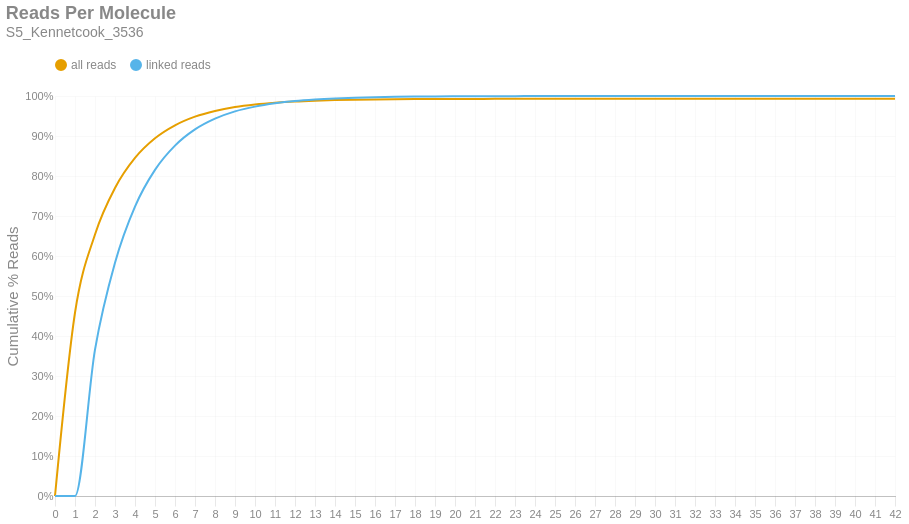

Source (notebook cell):
### Markdown cell above
### Reads per Molecule
This chart shows the cumulative distribution of the number of reads per linked molecule. That is, how many alignments are associated with a unique molecule. This excludes the number of reads associated with invalid or absent linked-read barcodes. The `linked` histogram is the percentages recalculated when disregarding singletons.

### Code cell
if SKIPLR:
    print_html(f"Skipped")
else:
    counts = np.bincount(valids['reads'].cast(pl.Int64).to_numpy())
    weighted = counts * np.arange(len(counts))
    all_perc = weighted / n_reads
    linked_perc = weighted / n_linked_reads
    linked_perc[1] = 0
    binned_df = pl.DataFrame({
        'readsper': list(range(len(counts))),
        'all reads (cumsum)': np.cumsum(all_perc).tolist(),
        'linked reads (cumsum)': np.cumsum(linked_perc).tolist(),
    })

    with SafeRender(binned_df):
        (
            density_plot(binned_df, 'Reads Per Molecule', samplename, 'readspmol')
            .encode(
                x=alt.X('readsper:O', title=None).axis(labelAngle=0).scale(padding=0),
                y=alt.Y('value:Q', title='Cumulative % Reads').axis(format='%').stack(False),
                color=alt.Color("key:N").scale(domain=["all reads", "linked reads"]),
                tooltip=[
                    alt.Tooltip("key:N", title="Data Type"),
                    alt.Tooltip("readsper:O", title="Reads Per Molecule"),
                    alt.Tooltip("value:Q", format=".2%", title="% Reads (Cum.)")
                ]            
            )
        ).display()

### Figure 1 — Vega-Lite specification as saved in the notebook (floating-point values rounded to 4 significant figures)
{"width": "container", "height": 400, "config": {"title": {"anchor": "start", "dy": -15, "fontSize": 18, "color": "#888888", "subtitleColor": "#888888", "subtitleFontSize": 14}, "arc": {"fill": "#0072B2"}, "axis": {"domainColor": "#888888", "domainWidth": 0.5, "gridWidth": 0.2, "grid": false, "titleFontWeight": 400, "titleFontSize": 15, "labelFontSize": 11, "labelColor": "#888888", "tickColor": "#888888", "tickWidth": 0.2, "titleColor": "#888888"}, "axisBand": {"grid": false}, "axisX": {"grid": true, "tickSize": 10, "domainCap": "round"}, "axisY": {"domain": false, "grid": true, "tickSize": 0, "domainCap": "round"}, "background": "transparent", "header": {"labelFontSize": 15, "labelColor": "#888888", "titleFontSize": 15, "titleFontWeight": 600, "titleColor": "#888888"}, "legend": {"labelFont": "sans-serif", "labelFontSize": 12, "labelColor": "#888888", "symbolSize": 100, "symbolType": "circle", "titleFontSize": 12, "titlePadding": 10, "titleColor": "#888888", "title": null, "orient": "top"}, "range": {"category": ["#E69F00", "#56B4E9", "#009E73", "#F0E442", "#0072B2", "#D55E00", "#CC79A7", "#000000"], "diverging": ["#cfe8f3", "#a2d4ec", "#73bfe2", "#46abdb", "#1696d2", "#12719e"]}, "area": {"fill": "#0072B2", "fillOpacity": 0.7, "line": true, "strokeOpacity": 0.7}, "line": {"color": "#0072B2", "stroke": "#0072B2", "strokeWidth": 2}, "trail": {"color": "#0072B2", "stroke": "#0072B2", "strokeWidth": 0, "size": 1}, "point": {"filled": true, "fillOpacity": 1.0, "size": 95}, "text": {"color": "#888888", "fontSize": 11, "align": "right", "fontWeight": 400, "size": 11}, "bar": {"fill": "#0072B2", "stroke": null}, "view": {"stroke": null, "continuousWidth": 660, "continuousHeight": 400}}, "data": {"name": "data-170f59e58092bbe9ddc139b51d3d3bc8"}, "mark": {"type": "line", "interpolate": "monotone", "point": {"opacity": 0, "size": 275}}, "encoding": {"color": {"field": "key", "scale": {"domain": ["all reads", "linked reads"]}, "type": "nominal"}, "tooltip": [{"field": "key", "title": "Data Type", "type": "nominal"}, {"field": "readsper", "title": "Reads Per Molecule", "type": "ordinal"}, {"field": "value", "format": ".2%", "title": "% Reads (Cum.)", "type": "quantitative"}], "x": {"axis": {"labelAngle": 0}, "field": "readsper", "scale": {"padding": 0}, "title": null, "type": "ordinal"}, "y": {"axis": {"format": "%"}, "field": "value", "stack": false, "title": "Cumulative % Reads", "type": "quantitative"}}, "params": [{"name": "param_c36ac31b6afebe62", "select": {"type": "point", "fields": ["key"]}, "bind": "legend"}], "title": {"text": "Reads Per Molecule", "subtitle": "S5_Kennetcook_3536"}, "transform": [{"fold": ["all reads (cumsum)", "linked reads (cumsum)"]}, {"calculate": "replace(datum.key, ' (cumsum)', '')", "as": "key"}, {"filter": {"param": "param_c36ac31b6afebe62"}}], "usermeta": {"embedOptions": {"downloadFileName": "S5_Kennetcook_3536.readspmol"}}, "$schema": "https://vega.github.io/schema/vega-lite/v6.1.0.json", "datasets": {"data-170f59e58092bbe9ddc139b51d3d3bc8": [{"readsper": 0, "all reads (cumsum)": 0.0, "linked reads (cumsum)": 0.0}, {"readsper": 1, "all reads (cumsum)": 0.4581, "linked reads (cumsum)": 0.0}, {"readsper": 2, "all reads (cumsum)": 0.6539, "linked reads (cumsum)": 0.3659}, {"readsper": 3, "all reads (cumsum)": 0.7701, "linked reads (cumsum)": 0.5832}, {"readsper": 4, "all reads (cumsum)": 0.8452, "linked reads (cumsum)": 0.7236}, {"readsper": 5, "all reads (cumsum)": 0.8943, "linked reads (cumsum)": 0.8154}, {"readsper": 6, "all reads (cumsum)": 0.9267, "linked reads (cumsum)": 0.8759}, {"readsper": 7, "all reads (cumsum)": 0.9483, "linked reads (cumsum)": 0.9164}, {"readsper": 8, "all reads (cumsum)": 0.9627, "linked reads (cumsum)": 0.9433}, {"readsper": 9, "all reads (cumsum)": 0.9725, "linked reads (cumsum)": 0.9615}, {"readsper": 10, "all reads (cumsum)": 0.9788, "linked reads (cumsum)": 0.9734}, {"readsper": 11, "all reads (cumsum)": 0.9832, "linked reads (cumsum)": 0.9817}, {"readsper": 12, "all reads (cumsum)": 0.9863, "linked reads (cumsum)": 0.9874}, {"readsper": 13, "all reads (cumsum)": 0.9883, "linked reads (cumsum)": 0.9912}, {"readsper": 14, "all reads (cumsum)": 0.9898, "linked reads (cumsum)": 0.9939}, {"readsper": 15, "all reads (cumsum)": 0.9909, "linked reads (cumsum)": 0.9959}, {"readsper": 16, "all reads (cumsum)": 0.9915, "linked reads (cumsum)": 0.9971}, {"readsper": 17, "all reads (cumsum)": 0.9919, "linked reads (cumsum)": 0.9979}, {"readsper": 18, "all reads (cumsum)": 0.9923, "linked reads (cumsum)": 0.9985}, {"readsper": 19, "all reads (cumsum)": 0.9925, "linked reads (cumsum)": 0.999}, {"readsper": 20, "all reads (cumsum)": 0.9926, "linked reads (cumsum)": 0.9992}, {"readsper": 21, "all reads (cumsum)": 0.9928, "linked reads (cumsum)": 0.9995}, {"readsper": 22, "all reads (cumsum)": 0.9928, "linked reads (cumsum)": 0.9996}, {"readsper": 23, "all reads (cumsum)": 0.9929, "linked reads (cumsum)": 0.9997}, {"readsper": 24, "all reads (cumsum)": 0.9929, "linked reads (cumsum)": 0.9997}, {"readsper": 25, "all reads (cumsum)": 0.9929, "linked reads (cumsum)": 0.9998}, {"readsper": 26, "all reads (cumsum)": 0.993, "linked reads (cumsum)": 0.9999}, {"readsper": 27, "all reads (cumsum)": 0.993, "linked reads (cumsum)": 0.9999}, {"readsper": 28, "all reads (cumsum)": 0.993, "linked reads (cumsum)": 0.9999}, {"readsper": 29, "all reads (cumsum)": 0.993, "linked reads (cumsum)": 1.0}, {"readsper": 30, "all reads (cumsum)": 0.993, "linked reads (cumsum)": 1.0}, {"readsper": 31, "all reads (cumsum)": 0.993, "linked reads (cumsum)": 1.0}, {"readsper": 32, "all reads (cumsum)": 0.993, "linked reads (cumsum)": 1.0}, {"readsper": 33, "all reads (cumsum)": 0.993, "linked reads (cumsum)": 1.0}, {"readsper": 34, "all reads (cumsum)": 0.993, "linked reads (cumsum)": 1.0}, {"readsper": 35, "all reads (cumsum)": 0.993, "linked reads (cumsum)": 1.0}, {"readsper": 36, "all reads (cumsum)": 0.993, "linked reads (cumsum)": 1.0}, {"readsper": 37, "all reads (cumsum)": 0.993, "linked reads (cumsum)": 1.0}, {"readsper": 38, "all reads (cumsum)": 0.993, "linked reads (cumsum)": 1.0}, {"readsper": 39, "all reads (cumsum)": 0.993, "linked reads (cumsum)": 1.0}, {"readsper": 40, "all reads (cumsum)": 0.993, "linked reads (cumsum)": 1.0}, {"readsper": 41, "all reads (cumsum)": 0.993, "linked reads (cumsum)": 1.0}, {"readsper": 42, "all reads (cumsum)": 0.9931, "linked reads (cumsum)": 1.0}]}}
